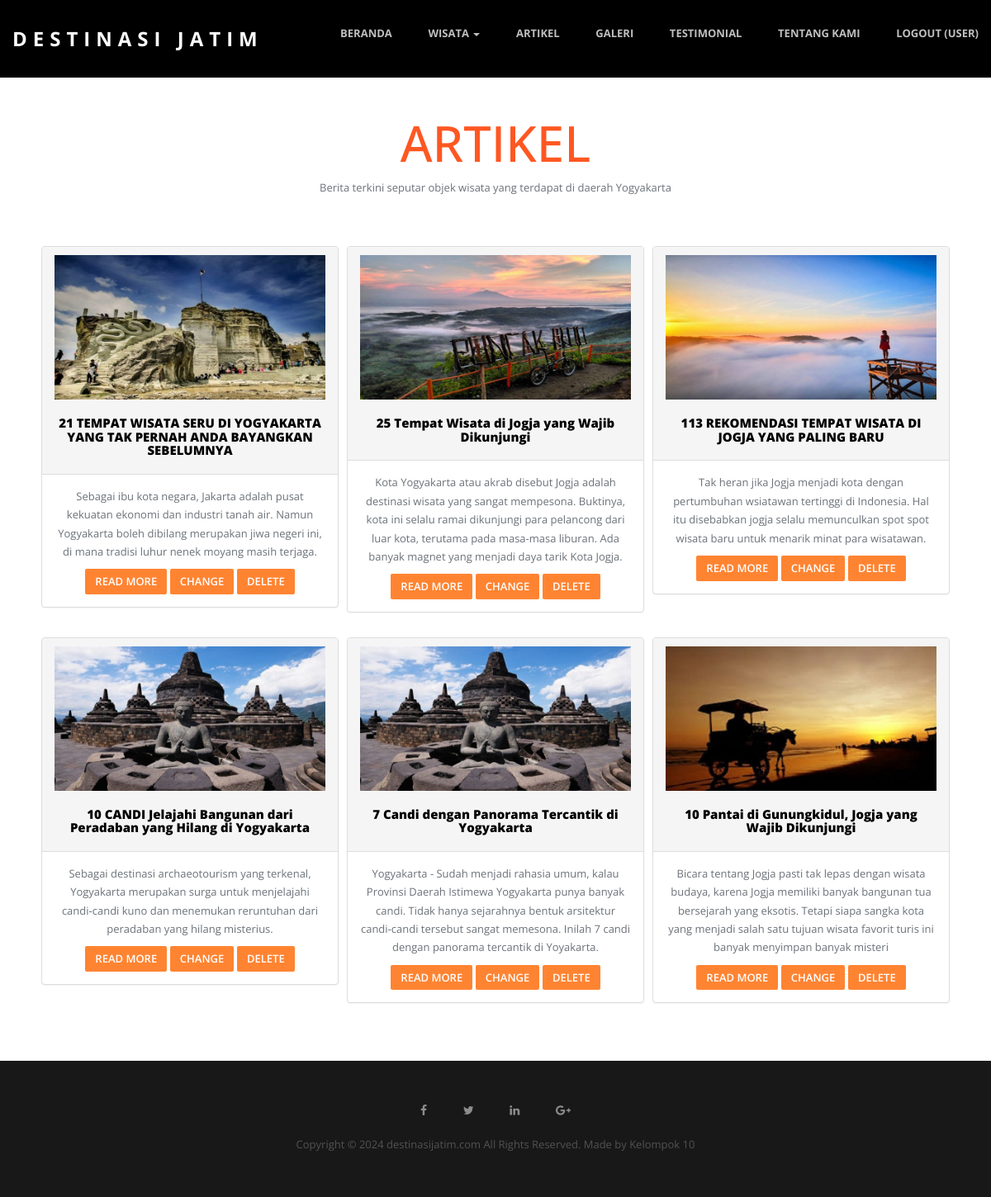
/artikel.php (signed in), run on the app's committed database.
### tables this page shows
CREATE TABLE `artikel` (
  `id` int(100) NOT NULL,
  `judul` varchar(400) NOT NULL,
  `keterangan` varchar(500) NOT NULL,
  `url` varchar(250) NOT NULL,
  `foto` varchar(200) NOT NULL
);

### artikel.php (the view, shortened to what this page needs)
<!doctype html>
<html class="no-js" lang="">
<head>
  <link rel="stylesheet" href="css/bootstrap.min.css">
  <link rel="stylesheet" href="css/flexslider.css">
  <link rel="stylesheet" href="css/jquery.fancybox.css">
  <link rel="stylesheet" href="css/main.css">
  <link rel="stylesheet" href="css/responsive.css">
  <link rel="stylesheet" href="css/font-icon.css">
  <link rel="stylesheet" href="css/animate.min.css">
  <link rel="stylesheet" href="css/article.css">
  <link rel="stylesheet" href="https://maxcdn.bootstrapcdn.com/font-awesome/4.4.0/css/font-awesome.min.css">
</head>
<body>
  <header id="header" class="navbar-fixed-top">
    <div class="header-content clearfix"> <a class="logo" href="index.php">DESTINASI JATIM</a>
      <nav class="navigation" role="navigation">
        <ul class="primary-nav">
          <li><a href="index.php">Beranda</a></li>
          <li class="dropdown">
            <a href="#" class="dropdown-toggle" data-toggle="dropdown">Wisata <b class="caret"></b></a>
          </li>
          <li><a href="artikel.php">Artikel</a></li>
          <li><a href="galeri.php">Galeri</a></li>
          <li><a href="testimonial.php">Testimonial</a></li>
          <li><a href="tentang.php">Tentang Kami</a></li>
          <?php
          if (!isset($_SESSION['is_login'])) {
          ?>
            <li>
              <a href="login.php">Login</a>
            </li>
          <?php } else { ?>
            <li>
              <a href="akunuser.php?logoutSubmit=1" class="logout">Logout (<?= $_SESSION['namauser']; ?>)</a>
            </li><?php } ?>
        </ul>
      </nav>
    </div>
  </header>
  <main>
    <section id="intro" class="title-container">
      <div class="container">
        <div class="col-md-8 col-md-offset-2 text-center">
          <h1 class="title-intro">ARTIKEL</h1>
            <p>Berita terkini seputar objek wisata yang terdapat di daerah Yogyakarta</p>
        </div>
      </div>
    </section>
    <section id="services" class="services service-section">
      <div class="article">
        <?php
        include "koneksi.php";
        $query = "SELECT * FROM artikel";
        $sql = mysqli_query($connect, $query);
        while ($data = mysqli_fetch_array($sql)) {
        ?>
          <div class="panel panel-default">
            <div class="panel-heading">
              <?php echo "<img src='images/foto/" . $data['foto'] . "'>"; ?>
              <h2> <?php echo "" . $data['judul'] . ""; ?></h2>
            </div>
            <div class="panel-body">
              <p> <?php echo "" . $data['keterangan'] . ""; ?></p>
              <a <?php echo "href=" . $data['url'] . ""; ?> class="btn btn-default">Read More</a>
              <button type="button" class="btn btn-primary" data-toggle="modal" data-target="#editArticleModal<?php echo $data['id']; ?>">
                Change
              </button>
              <a href="proses_hapus_artikel.php?id=<?php echo $data['id']; ?>" class="btn btn-danger">Delete</a>
            </div>
          </div>
        <?php
        }
        ?>
    </section>
  </main>
  <footer class="footer">
    <div class="footer-top section">
      <div class="container" align="center">
        <div class="row">
          <a style="padding:20px" ; href="#"><i class="fa fa-facebook"></i></a>
          <a style="padding:20px" ; href="#"><i class="fa fa-twitter"></i></a>
          <a style="padding:20px" ; href="#"><i class="fa fa-linkedin"></i></a>
          <a style="padding:20px" ; href="#"><i class="fa fa-google-plus"></i></a>
          <br>
          <br>
          <p>Copyright © 2024 destinasijatim.com All Rights Reserved. Made by Kelompok 10 </p>
        </div>
      </div>
    </div>
  </footer>
</body>
</html>

### css/main.css (style rules this page uses)
p { font-size: 13px; line-height: 22.4px; color: #6c7279; }
h1 { font-size: 65px; color: #2d3033; }
h2 { font-size: 40px; color: #2d3033; }
.btn { background-color: #F60; color: #fff; font-size: 13px; font-weight: 600; border: 0; -moz-border-radius: 2px; -webkit-border-radius: 2px; border-radius: 2px; display: inline-block; text-transform: uppercase; opacity:0.8; }
a { color: #e84545; }
body { font-family: "Open Sans", Arial, sans-serif; font-weight: 400; color: #6c7279; }
ul, ol { margin: 0; padding: 0; }
ul li { list-style: none; }
.section { padding: 3em 0; }
#header { position: fixed; width: 100%; z-index: 999; background-color: black; }
#header .header-content { margin: 0 auto; max-width: 1170px; padding: 30px 0; width: 100%; -moz-transition: padding 0.3s; -o-transition: padding 0.3s; -webkit-transition: padding 0.3s; transition: padding 0.3s; }
#header .logo { float: left; font-size: 2.4rem; font-weight:700; color:rgb(255, 255, 255); text-decoration:none; text-transform:uppercase; letter-spacing:7px; }
.navigation { float: right; }
.navigation li { display: inline-block; }
.navigation a { color: rgba(255, 255, 255, 0.75); font-size: 13px; font-weight: 700; margin-left: 40px; text-transform: uppercase; }
.panel-body { text-align: center; }
.service-section { padding-top: 50px; }
.services { margin-bottom: 50px; }
.footer { text-align: left; }
.footer-top { background-color: #181818; padding-top: 50px; }
.footer p { color: rgba(255, 255, 255, 0.25); }
.footer a { color: rgba(255, 255, 255, 0.50); }
.title-intro { color: #ff5722; font-size: 6rem; font-weight: 500; text-transform: uppercase; text-align: center; }
main { padding-top: 12rem; min-height: 77.5vh; }

### css/article.css (style rules this page uses)
.article { display: flex; flex-direction: row; justify-content: center; gap: 1rem; align-items: start; flex-wrap: wrap; }
.article > * { width: clamp(300px, 30%, 800px); text-align: center; }
.article img { width: 100%; object-fit: scale-down; }
.article h2 { font-size: 1.5rem; font-weight: 800; color: rgb(0, 0, 0); }

### data on the page
artikel: foto (picture), judul "21 TEMPAT WISATA SERU DI YOGYAKARTA YANG TAK PERNAH ANDA BAYANGKAN SEBELUMNYA", keterangan "Sebagai ibu kota negara, Jakarta adalah pusat kekuatan ekonomi dan industri tanah air. Namun Yogyakarta boleh dibilang merupakan jiwa negeri ini, di mana tradisi luhur nenek moyang masih terjaga."
artikel: foto (picture), judul "25 Tempat Wisata di Jogja yang Wajib Dikunjungi", keterangan "Kota Yogyakarta atau akrab disebut Jogja adalah destinasi wisata yang sangat mempesona. Buktinya, kota ini selalu ramai dikunjungi para pelancong dari luar kota, terutama pada masa-masa liburan. Ada banyak magnet yang menjadi daya tarik Kota Jogja."
artikel: foto (picture), judul "113 REKOMENDASI TEMPAT WISATA DI JOGJA YANG PALING BARU", keterangan "Tak heran jika Jogja menjadi kota dengan pertumbuhan wsiatawan tertinggi di Indonesia. Hal itu disebabkan jogja selalu memunculkan spot spot wisata baru untuk menarik minat para wisatawan."
artikel: foto (picture), judul "10 CANDI Jelajahi Bangunan dari Peradaban yang Hilang di Yogyakarta", keterangan "Sebagai destinasi archaeotourism yang terkenal, Yogyakarta merupakan surga untuk menjelajahi candi-candi kuno dan menemukan reruntuhan dari peradaban yang hilang misterius."
artikel: foto (picture), judul "7 Candi dengan Panorama Tercantik di Yogyakarta", keterangan "Yogyakarta - Sudah menjadi rahasia umum, kalau Provinsi Daerah Istimewa Yogyakarta punya banyak candi. Tidak hanya sejarahnya bentuk arsitektur candi-candi tersebut sangat memesona. Inilah 7 candi dengan panorama tercantik di Yoyakarta."
artikel: foto (picture), judul "10 Pantai di Gunungkidul, Jogja yang Wajib Dikunjungi", keterangan "Bicara tentang Jogja pasti tak lepas dengan wisata budaya, karena Jogja memiliki banyak bangunan tua bersejarah yang eksotis. Tetapi siapa sangka kota yang menjadi salah satu tujuan wisata favorit turis ini banyak menyimpan banyak misteri"

### other printed values
$_SESSION['namauser'] "USER"
